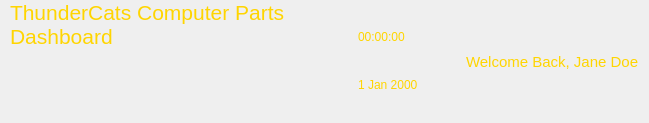
          <widget class="QFrame" name="frame">
           <property name="maximumSize">
            <size>
             <width>16777215</width>
             <height>80</height>
            </size>
           </property>
           <property name="frameShape">
            <enum>QFrame::Shape::NoFrame</enum>
           </property>
           <property name="frameShadow">
            <enum>QFrame::Shadow::Plain</enum>
           </property>
           <layout class="QHBoxLayout" name="horizontalLayout" stretch="0,0,0,0">
            <property name="spacing">
             <number>22</number>
            </property>
            <property name="leftMargin">
             <number>10</number>
            </property>
            <property name="topMargin">
             <number>0</number>
            </property>
            <property name="rightMargin">
             <number>10</number>
            </property>
            <property name="bottomMargin">
             <number>0</number>
            </property>
            <item>
             <widget class="QLabel" name="NameofBrand">
              <property name="minimumSize">
               <size>
                <width>0</width>
                <height>0</height>
               </size>
              </property>
              <property name="maximumSize">
               <size>
                <width>16777215</width>
                <height>16777215</height>
               </size>
              </property>
              <property name="sizeIncrement">
               <size>
                <width>0</width>
                <height>0</height>
               </size>
              </property>
              <property name="baseSize">
               <size>
                <width>0</width>
                <height>0</height>
               </size>
              </property>
              <property name="font">
               <font>
                <pointsize>20</pointsize>
               </font>
              </property>
              <property name="toolTipDuration">
               <number>7</number>
              </property>
              <property name="styleSheet">
               <string notr="true">color: #ffd500;</string>
              </property>
              <property name="text">
               <string>&lt;html&gt;&lt;head/&gt;&lt;body&gt;&lt;p&gt;&lt;span style=&quot; font-size:16pt;&quot;&gt;ThunderCats Computer Parts&lt;br/&gt;Dashboard&lt;/span&gt;&lt;/p&gt;&lt;p&gt;&lt;span style=&quot; font-size:16pt;&quot;&gt;&lt;br/&gt;&lt;/span&gt;&lt;/p&gt;&lt;/body&gt;&lt;/html&gt;</string>
              </property>
              <property name="alignment">
               <set>Qt::AlignmentFlag::AlignBottom|Qt::AlignmentFlag::AlignLeading|Qt::AlignmentFlag::AlignLeft</set>
              </property>
              <property name="wordWrap">
               <bool>false</bool>
              </property>
              <property name="margin">
               <number>11</number>
              </property>
              <property name="indent">
               <number>-1</number>
              </property>
             </widget>
            </item>
            <item>
             <spacer name="horizontalSpacer">
              <property name="orientation">
               <enum>Qt::Orientation::Horizontal</enum>
              </property>
              <property name="sizeHint" stdset="0">
               <size>
                <width>40</width>
                <height>20</height>
               </size>
              </property>
             </spacer>
            </item>
            <item>
             <widget class="QFrame" name="frame_10">
              <property name="frameShape">
               <enum>QFrame::Shape::NoFrame</enum>
              </property>
              <property name="frameShadow">
               <enum>QFrame::Shadow::Plain</enum>
              </property>
              <property name="lineWidth">
               <number>1</number>
              </property>
              <property name="midLineWidth">
               <number>0</number>
              </property>
              <layout class="QVBoxLayout" name="verticalLayout_11" stretch="0,0">
               <property name="spacing">
                <number>0</number>
               </property>
               <property name="topMargin">
                <number>0</number>
               </property>
               <property name="rightMargin">
                <number>9</number>
               </property>
               <property name="bottomMargin">
                <number>0</number>
               </property>
               <item>
                <widget class="QTimeEdit" name="timeEdit">
                 <property name="styleSheet">
                  <string notr="true">background-color: #5C00AD;
color: #ffd500;
background: transparent;</string>
                 </property>
                 <property name="frame">
                  <bool>false</bool>
                 </property>
                 <property name="alignment">
                  <set>Qt::AlignmentFlag::AlignLeading|Qt::AlignmentFlag::AlignLeft|Qt::AlignmentFlag::AlignVCenter</set>
                 </property>
                 <property name="readOnly">
                  <bool>true</bool>
                 </property>
                 <property name="buttonSymbols">
                  <enum>QAbstractSpinBox::ButtonSymbols::NoButtons</enum>
                 </property>
                 <property name="timeSpec">
                  <enum>Qt::TimeSpec::LocalTime</enum>
                 </property>
                </widget>
               </item>
               <item>
                <widget class="QDateEdit" name="dateEdit">
                 <property name="styleSheet">
                  <string notr="true">background-color: #5C00AD;
color: #ffd500;
background: transparent;</string>
                 </property>
                 <property name="frame">
                  <bool>false</bool>
                 </property>
                 <property name="readOnly">
                  <bool>true</bool>
                 </property>
                 <property name="buttonSymbols">
                  <enum>QAbstractSpinBox::ButtonSymbols::NoButtons</enum>
                 </property>
                </widget>
               </item>
              </layout>
             </widget>
            </item>
            <item>
             <widget class="QLabel" name="Username">
              <property name="font">
               <font>
                <pointsize>11</pointsize>
               </font>
              </property>
              <property name="styleSheet">
               <string notr="true">color: #ffd500;</string>
              </property>
              <property name="text">
               <string>Welcome Back, Jane Doe</string>
              </property>
             </widget>
            </item>
           </layout>
          </widget>
